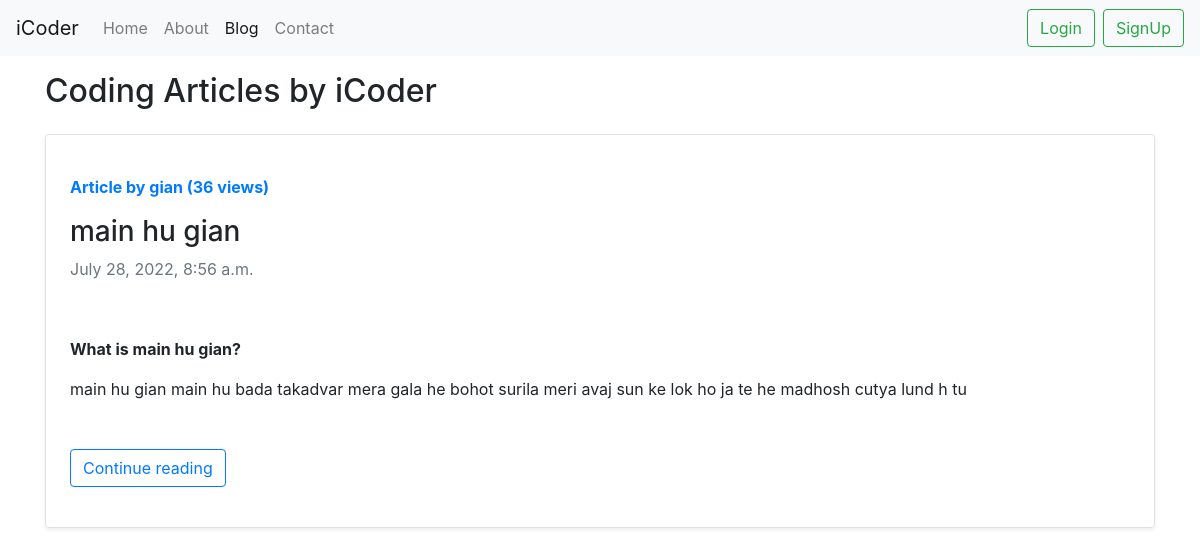
The page /blogger/ on the database its author committed.
### blogger/models.py (models this page shows, shortened)
class Post(models.Model):
    sno = models.AutoField(primary_key=True)
    title = models.CharField(max_length=50)
    content = models.TextField()
    author = models.CharField(max_length=70, default="")
    slug = models.CharField(max_length=130)
    views = models.IntegerField(default=0)
    timestamp = models.DateTimeField(blank=True)

### blogger/views.py (the view)
# urls.py: path('', views.bloggerhome, name='bloggerhome'),
def bloggerhome(request):
    allposts = Post.objects.all()
    params = {'allposts': allposts}
    return render(request, 'blogger/bloggerhome.html', params)

### templates/blogger/bloggerhome.html (shortened to what this page needs)
{% extends 'base.html' %}
{% block blogactive %} active {% endblock blogactive %}
{% block body %}
<div class="container my-3">
    <h2>Coding Articles by iCoder</h2>
    {% for post in allposts  %}
    <div class="row no-gutters border rounded overflow-hidden flex-md-row mb-4 shadow-sm h-md-250 my-4 position-relative">
        <div class="col p-4 d-flex flex-column position-static">
            <strong class="d-inline-block mb-2 text-primary my-3">Article  by {{post.author}} ({{post.views}} views)</strong>
            <h3 class="mb-0">{{post.title}}</h3>
            <div class="mb-1 text-muted my-2">{{post.timestamp}}</div>
            <p class="card-text mb-auto my-2"><div class="preview">{{post.content|safe| truncatechars:500}}</div></p>
            <div class="my-2">
            	<a href="/blogger/{{post.slug}}" role="button" class="btn btn-outline-primary my-2">Continue reading</a>
            </div>
        </div>
        </div>
        {% endfor %}
    </div>
 {% endblock %}

### rows shown on the page
Post: author "gian", views "36", title "main hu gian", timestamp "July 28, 2022, 8:56 a.m.", content "What is main hu gian? main hu gian main hu bada takadvar mera gala he bohot surila meri avaj sun ke lok ho ja te he madhosh cutya lund h tu"
